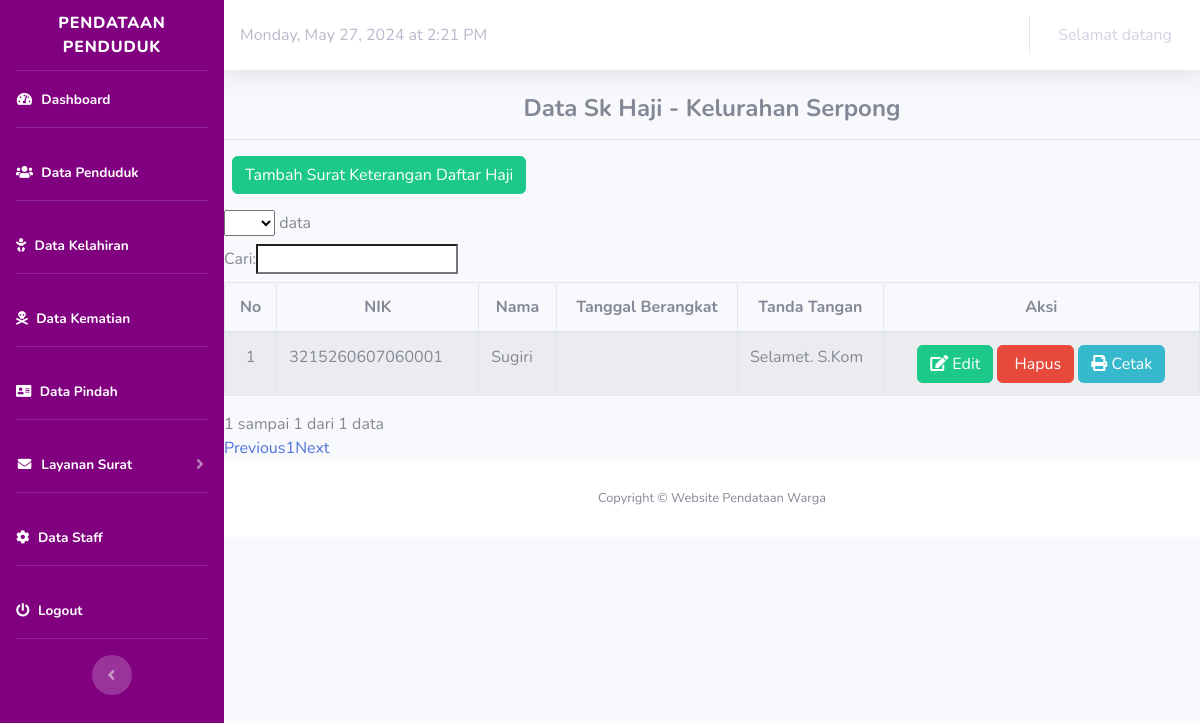
Page /index.php/haji on the earlier database version.
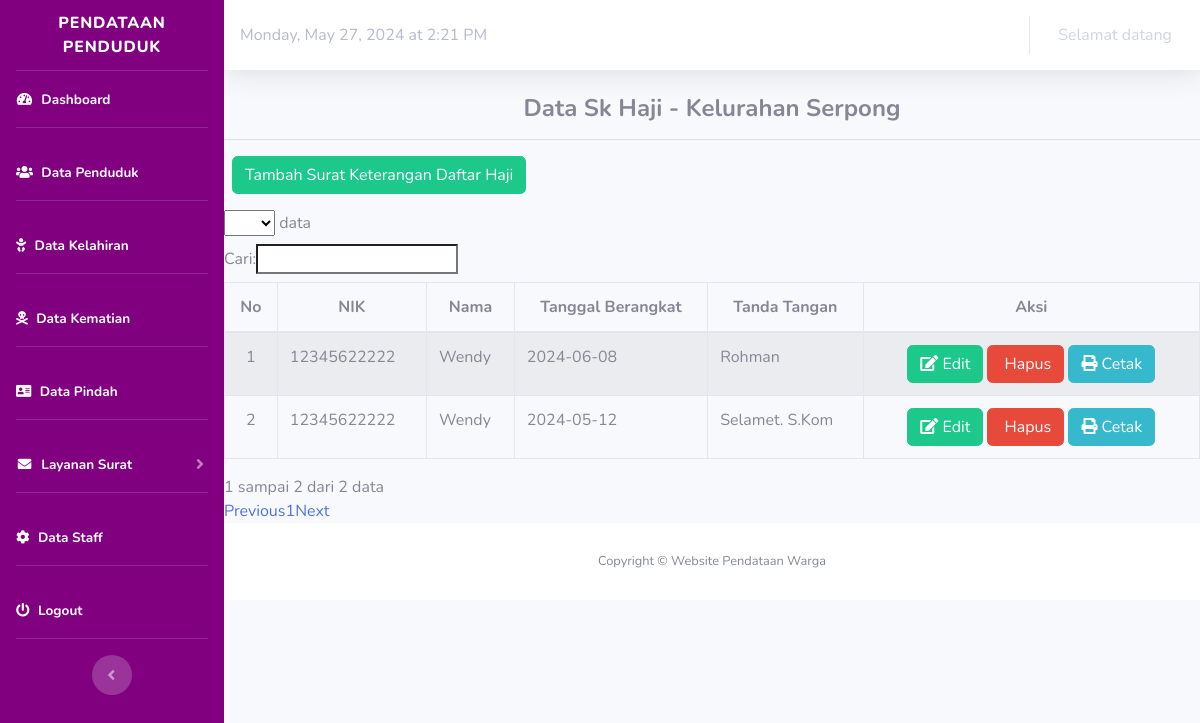
Same page on the later database version.
### tables this page shows
CREATE TABLE `haji` (
  `id_haji` int(50) NOT NULL,
  `id_pejabat` int(11) NOT NULL,
  `nik` varchar(30) NOT NULL,
  `foto` varchar(255) NOT NULL,
  `tanggal_haji` date NOT NULL,
  `tanggal_berangkat` date NOT NULL
);

CREATE TABLE `penduduk` (
  `nik` bigint(16) NOT NULL,
  `no_kk` bigint(16) NOT NULL,
  `nama` varchar(50) NOT NULL,
  `tempat_lahir` varchar(20) NOT NULL,
  `tanggal_lahir` date NOT NULL,
  `jenis_kelamin` varchar(20) NOT NULL,
  `alamat` varchar(100) NOT NULL,
  `rt` varchar(5) NOT NULL,
  `rw` varchar(50) NOT NULL,
  `agama` varchar(20) NOT NULL,
  `status_perkawinan` varchar(20) NOT NULL,
  `pendidikan` varchar(50) NOT NULL,
  `pekerjaan` varchar(20) NOT NULL,
  `status` varchar(50) NOT NULL,
  `golongan_darah` varchar(20) NOT NULL,
  `kewarganegaraan` varchar(20) NOT NULL
);

CREATE TABLE `pejabat` (
  `id_pejabat` int(11) NOT NULL,
  `nama_pejabat` varchar(255) NOT NULL,
  `nip_pejabat` varchar(255) NOT NULL,
  `jabatan_pejabat` varchar(255) NOT NULL
);

### application/controllers/Haji.php (called while the page is built, shortened)
<?php
class Haji extends CI_Controller
{
    public function __construct()
    {
        $this->load->model('M_haji');
        $this->load->model('m_penduduk');
    }
    public function index()
    {
        $data['title'] = "Data Sk Haji - Kelurahan Serpong";
        $data['surat'] = $this->M_haji->daftar_haji();
        $this->load->view('template/header');
        $this->load->view('template/sidebar');
        $this->load->view('template/topbar');
        $this->load->view('surat/haji/daftar_surat_haji', $data);
        $this->load->view('template/footer');
    }
}

### index.php (called while the page is built, shortened)
<?php
require_once BASEPATH.'core/CodeIgniter.php';

### application/models/M_haji.php (called while the page is built, shortened)
<?php
class M_haji extends CI_Model
{
    public function daftar_haji()
    {
        $this->db->from('haji');
        $this->db->join('penduduk', 'haji.nik=penduduk.nik');
        $this->db->join('pejabat', 'haji.id_pejabat=pejabat.id_pejabat');
        return $this->db->get()->result();
    }
}

### application/views/surat/haji/daftar_surat_haji.php (the view, shortened to what this page needs)
<div class="content-wrapper">
    <section class="content">
        <div class="box box-info">
            <div class="box-header">
                <h4 style="text-align:center"><b><?= $title ?></b></h4>
                <hr>
            </div>
            <div class="box-body table-responsive">
                <p>
                    <a href="<?php echo base_url('Haji/tambah'); ?>" class="btn btn-success ml-2">Tambah Surat
                        Keterangan Daftar Haji</a>
                </p>
                <table id="data" class="table table-striped table-bordered" cellspacing="0" width="100%">
                    <thead>
                        <tr class="active">
                            <th style="text-align:center">No</th>
                            <th style="text-align:center">NIK</th>
                            <th style="text-align:center">Nama</th>
                            <th style="text-align:center">Tanggal Berangkat</th>
                            <th style="text-align:center">Tanda Tangan</th>
                            <th style="text-align:center">Aksi</th>
                        </tr>
                    </thead>
                    <tbody>
                        <?php
                        $no = 1;
                        foreach ($surat as $surat) {
                        ?>
                            <tr>
                                <td style="text-align:center"><?php echo $no; ?></td>
                                <td><?php echo $surat->nik; ?></td>
                                <td><?php echo $surat->nama; ?></td>
                                <td><?php echo $surat->tanggal_berangkat; ?></td>
                                <td><?php echo $surat->nama_pejabat; ?></td>
                                <td style="text-align:center">
                                    <a href="<?php echo base_url('Haji/edit/' . $surat->id_haji); ?>" class="btn btn-success btn-xs"><i class="fa fa-edit"></i> Edit</a>
                                    <a href="<?php echo base_url('Haji/hapus/' . $surat->id_haji); ?>" class="btn btn-danger btn-xs" onClick="return confirm('Yakin Akan Menghapus Data?');"><i class="fa fa-trash-o"></i> Hapus</a>
                                    <a target="blank" href="<?php echo base_url('Haji/cetak/' . $surat->id_haji); ?>" class="btn btn-info btn-xs"><i class="fa fa-print"></i> Cetak</a>
                            </tr>
                        <?php
                            $no++;
                        }
                        ?>
                    </tbody>
                </table>
            </div>
    </section>
</div>

Differences in the rows shown:
no longer on this page (row edited): haji: penduduk.nik "3215260607060001", penduduk.nama "Sugiri", id_pejabat.nama_pejabat "Selamet. S.Kom"
added haji: penduduk.nik "12345622222", penduduk.nama "Wendy", tanggal_berangkat "2024-06-08", id_pejabat.nama_pejabat "Rohman"
added haji: penduduk.nik "12345622222", penduduk.nama "Wendy", tanggal_berangkat "2024-05-12", id_pejabat.nama_pejabat "Selamet. S.Kom"
Other differences:
text written by a page script: "data Cari: 1 sampai 1 dari 1 data Previous 1 Next" → "data Cari: 1 sampai 2 dari 2 data Previous 1 Next"
